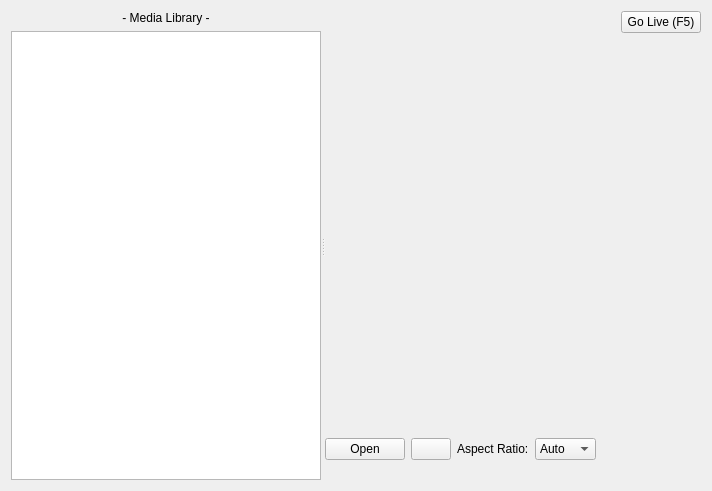
<?xml version="1.0" encoding="UTF-8"?>
<ui version="4.0">
 <class>MediaWidget</class>
 <widget class="QWidget" name="MediaWidget">
  <property name="geometry">
   <rect>
    <x>0</x>
    <y>0</y>
    <width>712</width>
    <height>491</height>
   </rect>
  </property>
  <property name="windowTitle">
   <string>Form</string>
  </property>
  <layout class="QGridLayout" name="gridLayout">
   <item row="0" column="0">
    <widget class="QSplitter" name="splitter">
     <property name="orientation">
      <enum>Qt::Horizontal</enum>
     </property>
     <widget class="QWidget" name="layoutWidgetMedia">
      <layout class="QVBoxLayout" name="verticalLayout_3">
       <item>
        <widget class="QLabel" name="labelMediaLibrary">
         <property name="text">
          <string>- Media Library -</string>
         </property>
         <property name="alignment">
          <set>Qt::AlignCenter</set>
         </property>
        </widget>
       </item>
       <item>
        <widget class="QListWidget" name="listWidgetMediaFiles"/>
       </item>
      </layout>
     </widget>
     <widget class="QWidget" name="layoutWidget">
      <layout class="QVBoxLayout" name="verticalLayout">
       <item>
        <layout class="QHBoxLayout" name="horizontalLayout">
         <item>
          <spacer name="horizontalSpacer_2">
           <property name="orientation">
            <enum>Qt::Horizontal</enum>
           </property>
           <property name="sizeHint" stdset="0">
            <size>
             <width>40</width>
             <height>20</height>
            </size>
           </property>
          </spacer>
         </item>
         <item>
          <widget class="QPushButton" name="pushButtonGoLive">
           <property name="text">
            <string>Go Live (F5)</string>
           </property>
           <property name="icon">
            <iconset resource="softprojector.qrc">
             <normaloff>:/icons/icons/go_live.png</normaloff>:/icons/icons/go_live.png</iconset>
           </property>
           <property name="shortcut">
            <string>F5</string>
           </property>
          </widget>
         </item>
        </layout>
       </item>
       <item>
        <layout class="QVBoxLayout" name="verticalLayoutMedia">
         <item>
          <widget class="QLabel" name="labelInfo">
           <property name="sizePolicy">
            <sizepolicy hsizetype="Preferred" vsizetype="MinimumExpanding">
             <horstretch>0</horstretch>
             <verstretch>0</verstretch>
            </sizepolicy>
           </property>
           <property name="minimumSize">
            <size>
             <width>0</width>
             <height>70</height>
            </size>
           </property>
           <property name="autoFillBackground">
            <bool>true</bool>
           </property>
           <property name="margin">
            <number>10</number>
           </property>
          </widget>
         </item>
        </layout>
       </item>
       <item>
        <layout class="QHBoxLayout" name="horizontalLayoutControls">
         <item>
          <widget class="QPushButton" name="pushButtonOpen">
           <property name="text">
            <string>Open</string>
           </property>
          </widget>
         </item>
         <item>
          <widget class="QPushButton" name="pushButtonPlayPause">
           <property name="text">
            <string/>
           </property>
          </widget>
         </item>
         <item>
          <widget class="QLabel" name="label">
           <property name="text">
            <string>Aspect Ratio:</string>
           </property>
          </widget>
         </item>
         <item>
          <widget class="QComboBox" name="comboBoxAspectRatio">
           <item>
            <property name="text">
             <string>Auto</string>
            </property>
           </item>
           <item>
            <property name="text">
             <string>Scale</string>
            </property>
           </item>
           <item>
            <property name="text">
             <string>4/3</string>
            </property>
           </item>
           <item>
            <property name="text">
             <string>16/9</string>
            </property>
           </item>
          </widget>
         </item>
         <item>
          <spacer name="horizontalSpacer">
           <property name="orientation">
            <enum>Qt::Horizontal</enum>
           </property>
           <property name="sizeHint" stdset="0">
            <size>
             <width>40</width>
             <height>20</height>
            </size>
           </property>
          </spacer>
         </item>
        </layout>
       </item>
       <item>
        <layout class="QHBoxLayout" name="horizontalLayoutTime">
         <item>
          <widget class="QLabel" name="labelTime">
           <property name="text">
            <string/>
           </property>
          </widget>
         </item>
        </layout>
       </item>
      </layout>
     </widget>
    </widget>
   </item>
  </layout>
 </widget>
 <tabstops>
  <tabstop>listWidgetMediaFiles</tabstop>
  <tabstop>pushButtonOpen</tabstop>
  <tabstop>pushButtonPlayPause</tabstop>
  <tabstop>comboBoxAspectRatio</tabstop>
  <tabstop>pushButtonGoLive</tabstop>
 </tabstops>
 <resources>
  <include location="softprojector.qrc"/>
 </resources>
 <connections/>
</ui>
